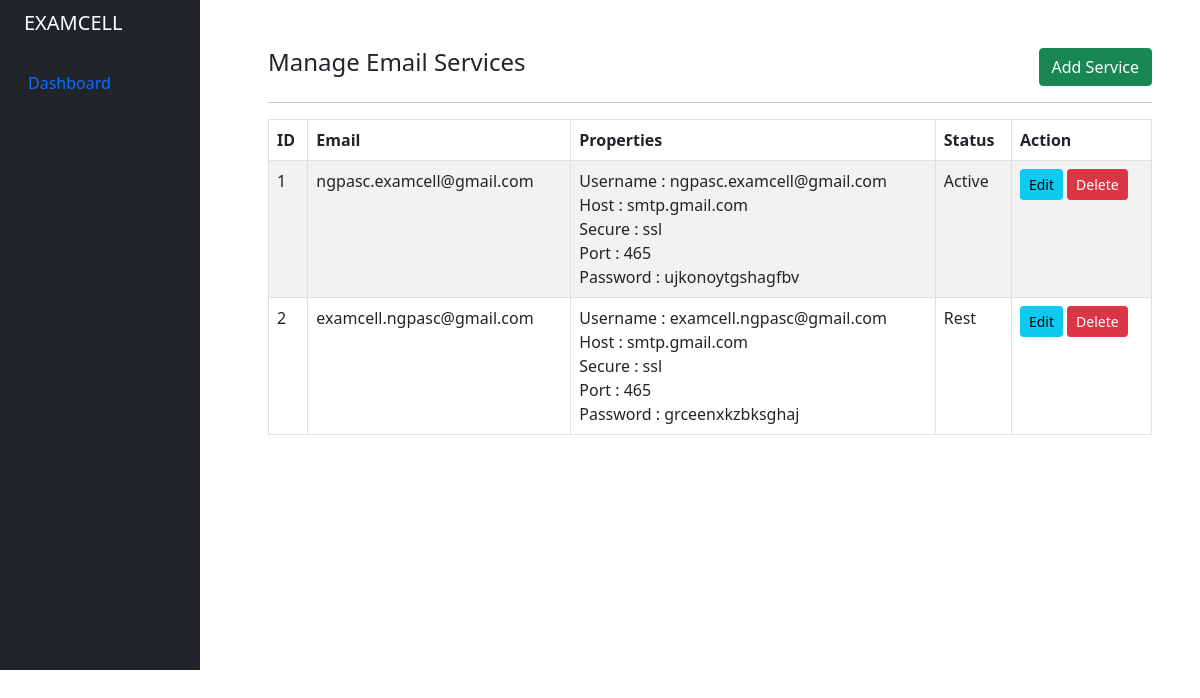
Screenshot of /admin/email_services.php (signed in) with the database file from the repository.
### tables this page shows
CREATE TABLE `tbl_email_service` (
 `id` int(11) NOT NULL,
 `email` varchar(255) NOT NULL,
 `properties` longtext DEFAULT NULL,
 `status`  int(11) NOT NULL,
 `reset_datetime` datetime DEFAULT NULL,
 `created_at` datetime NOT NULL,
 `created_by` int(11) NOT NULL,
 `updated_at` datetime NOT NULL,
 `updated_by` int(11) NOT NULL
);

### admin/email_services.php (the view, shortened to what this page needs)
<?php
include '../helpers/basic_helper.php';
if (isset($_SESSION['email']) && isset($_SESSION['id'])) {
    echo site_header();
?>
    <div class="container-fluid">
        <div class="row flex-nowrap">
            <?php echo site_navbar(); ?>
            <div class="after-side-content col py-5 px-5">
                <div class="row">
                    <div class="col-md-8">
                        <h4>Manage Email Services</h4>
                    </div>
                    <div class="col-md-4">
                        <a href="email_service_create_edit.php" class="btn btn-success rounded float-end">Add Service</a>
                    </div>
                </div>
                <div>
                    <hr>
                    <table class="table table-bordered table-striped">
                        <thead>
                            <tr>
                                <th>ID</th>
                                <th>Email</th>
                                <th>Properties</th>
                                <th>Status</th>
                                <th>Action</th>
                            </tr>
                        </thead>
                        <tbody>
                            <?php
                            $query = "SELECT * FROM tbl_email_service";
                            $query_run = mysqli_query($conn, $query);
                            if (mysqli_num_rows($query_run) > 0) {
                                foreach ($query_run as $email_service) {
                            ?>
                                    <tr>
                                        <td><?= $email_service['id']; ?></td>
                                        <td><?= $email_service['email']; ?></td>
                                        <td>
                                            <?php
                                                $properties = json_decode($email_service['properties']);
                                                echo "Username : " . $properties->email_username;
                                                echo "<br>Host : " . $properties->email_host;
                                                echo "<br>Secure : " . $properties->email_secure;
                                                echo "<br>Port : " . $properties->email_port;
                                                echo "<br>Password : " . $properties->password;
                                            ?>
                                        </td>
                                        <td>
                                            <?php
                                                $statuses = ["-1" => "Suspend", "0" => 'Rest', "1" => "Active"];
                                                echo $statuses[$email_service['status']];
                                            ?>
                                        </td>
                                        <td>
                                            <a href="email_service_create_edit.php?id=<?= $email_service['id']; ?>" class="btn btn-info btn-sm">Edit</a>
                                            <form action="controller.php" method="POST" class="d-inline">
                                                <button type="submit" name="delete_email_service" value="<?= $email_service['id']; ?>" class="btn btn-danger btn-sm">Delete</button>
                                            </form>
                                        </td>
                                    </tr>
                            <?php
                                }
                            } else {
                                echo "<h5> No Record Found </h5>";
                            }
                            ?>
                        </tbody>
                    </table>
                </div>
            </div>
        </div>
    </div>
<?php
    echo site_footer();
} else {
    header("Location: index.php");
}

### assets/styles.css (style rules this page uses)
.after-side-content { margin-left: 220px !important; }

### rows the page displays
tbl_email_service: id "1", email "ngpasc.examcell@gmail.com", email_username "ngpasc.examcell@gmail.com", email_host "smtp.gmail.com", email_secure "ssl", email_port "465", password "ujkonoytgshagfbv", status "Active"
tbl_email_service: id "2", email "examcell.ngpasc@gmail.com", email_username "examcell.ngpasc@gmail.com", email_host "smtp.gmail.com", email_secure "ssl", email_port "465", password "grceenxkzbksghaj", status "Rest"
